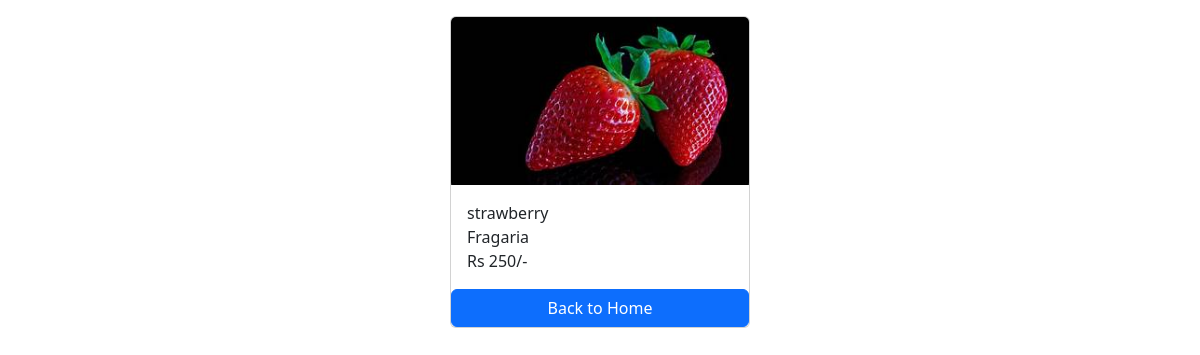
Page /fruits/8/ on the committed database.
### price/models.py (models this page shows)
class Fruit(models.Model):
    fruit_name=models.CharField( max_length=100)
    scientific_name=models.CharField( max_length=100)
    photo=models.ImageField(upload_to='media')
    price=models.CharField(max_length=100,blank=True)

### price/views.py (the view)
# urls.py: path('<int:pk>/',views.fruit_detail,name='fruit_detail')
def fruit_detail(request,pk):
    fruit=get_object_or_404(Fruit,pk=pk)
    context={
        'fruit':fruit,
    }
    return render(request,'fruit_detail.html',context)

### templates/fruit_detail.html (shortened to what this page needs)
<!DOCTYPE html>
<html lang="en">
<head>
    <link href="https://cdn.jsdelivr.net/npm/bootstrap@5.3.3/dist/css/bootstrap.min.css" rel="stylesheet">
</head>
<body>
    <div class="container mt-3">
        <div class="card mx-auto" style="width:300px">
            <img src="{{fruit.photo.url}}" class="card-img-top" alt="">
            <div class="card-body">
        <p class="card-text m-0">{{fruit.fruit_name}}</p>
        <p class="card-text m-0">{{fruit.scientific_name}}</p>
        <p class="card-text m-0">{{fruit.price}}</p>
            </div>
           <a href="{% url 'home' % }"class="btn btn-primary">Back to Home</a>
        </div>
    </div>
</body>
</html>

### rows in the picture
Fruit: photo (picture), fruit_name "strawberry", scientific_name "Fragaria", price "Rs 250/-"
